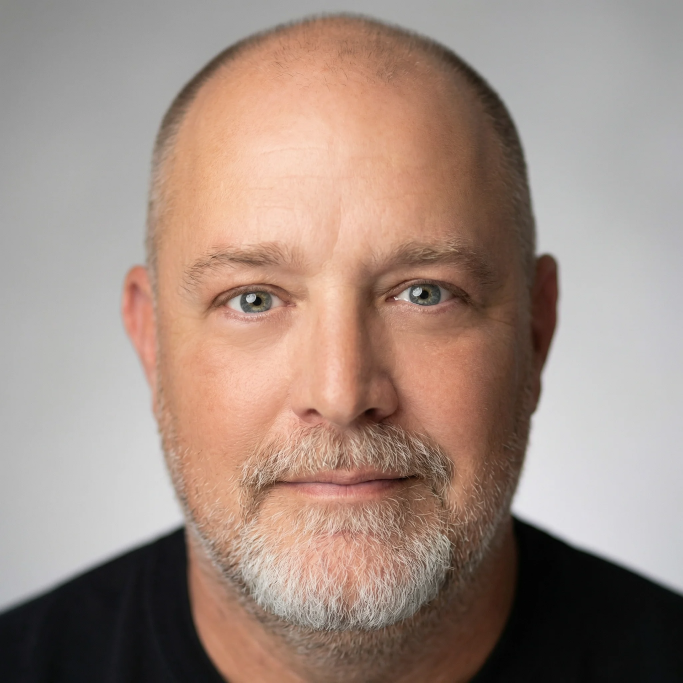
#> input picture public-backup/images/roy_headshot.webp, 2048 x 2048 px, found by its file name (shown at 1/3 size)
$ python crop_headshots.py
#> lines starting #> are read from the running program, lines starting #| are printed output that depends on the picture
#!/usr/bin/env python3
"""
Smart-crop all 6 headshots to centered 800x800 squares, face-centered.
Overwrites originals in-place.

Crop strategy per image (all output 800x800 WebP q=85):
  - Take a square crop centered on the face, including head + shoulders
  - Remove excess blank wall/ceiling above the face
"""

from PIL import Image
import os

IMG_DIR = '/home/ubuntu/cfwforever/public/images'
OUT_SIZE = 800

# Per-image crop boxes (left, upper, right, lower) in original pixel coords
# Chosen to center face+shoulders in a square, cutting excess blank space
crops = {
    # 1440x1920 — face center ~x=720, y=700 (eyes at ~y=600, chin ~y=900)
    # Square: 1440 wide, so take 1440x1440 starting at y=100 to y=1540
    'roy_headshot.webp':     (0,    80,  1440, 1520),

    # 1440x1920 — face center ~x=720, y=600 (eyes ~y=500, chin ~y=800)
    # Take 1440x1440 from y=0 to y=1440
    'patti_headshot.webp':   (0,    0,   1440, 1440),

    # 978x1920 — face center ~x=489, y=800 (eyes ~y=680, chin ~y=1000)
    # Width=978, so square is 978x978. Face is in lower half, start at y=380
    'karigan_headshot.webp': (0,    350, 978,  1328),

    # 1440x1920 — face center ~x=720, y=780 (eyes ~y=660, chin ~y=960)
    # Lots of blank wall above. Take 1440x1440 from y=200
    'david_headshot.webp':   (0,    200, 1440, 1640),

    # 1440x1920 — face very close, fills top ~60%. Eyes ~y=380, chin ~y=700
    # Take 1440x1440 from y=0
    'reid_headshot.webp':    (0,    0,   1440, 1440),

    # 1920x1863 — already near-square, face centered. Eyes ~y=350, chin ~y=700
    # Take 1863x1863 centered: x=(1920-1863)/2=28 to 1891
    'brennan_headshot.webp': (28,   0,   1891, 1863),
}

for fname, box in crops.items():
    path = os.path.join(IMG_DIR, fname)
    img = Image.open(path).convert('RGB')
#> img is the input picture: PIL image 2048x2048 RGB; mean R, G, B 161.2, 140.6, 130.1
    w, h = img.size
#> w = 2048; h = 2048

    # Validate box
    left, upper, right, lower = box
    crop_w = right - left
    crop_h = lower - upper
    print(f'{fname}: {w}x{h} → crop {crop_w}x{crop_h} at ({left},{upper})')
#| roy_headshot.webp: 2048x2048 → crop 1440x1440 at (0,80)

    cropped = img.crop(box)
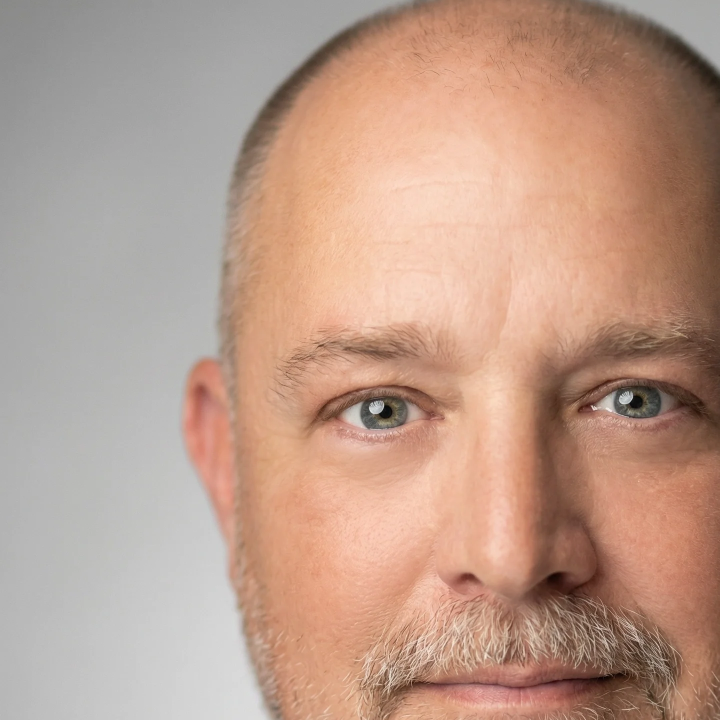
#> cropped: PIL image 1440x1440 RGB (shown at 1/2 size); mean R, G, B 188.2, 156.2, 139.6
    resized = cropped.resize((OUT_SIZE, OUT_SIZE), Image.LANCZOS)
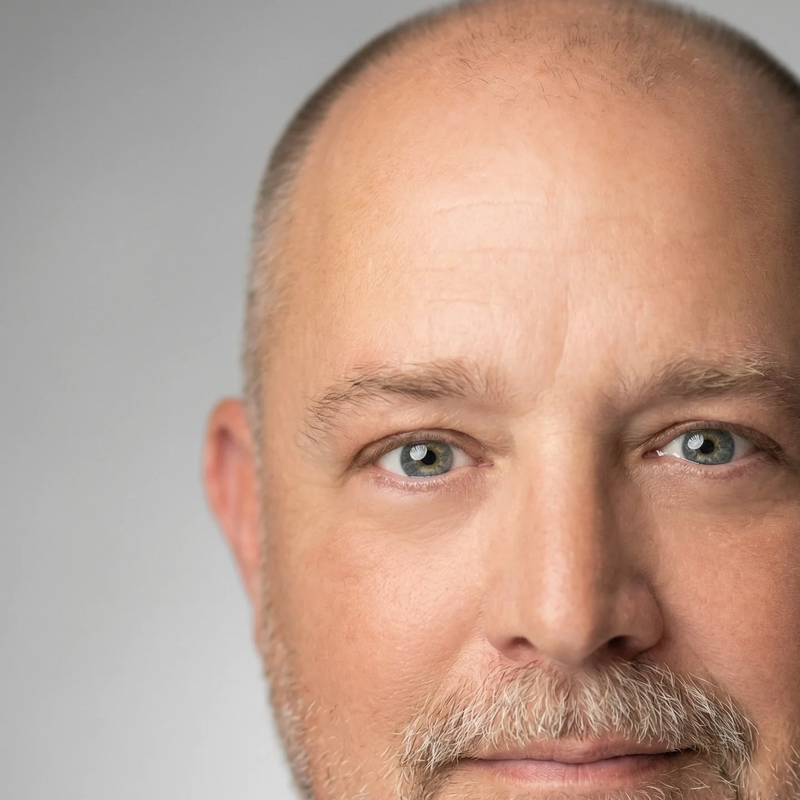
#> resized: PIL image 800x800 RGB; mean R, G, B 188.2, 156.2, 139.6
    resized.save(path, 'WEBP', quality=85)
    print(f'  Saved {OUT_SIZE}x{OUT_SIZE} WebP')
#> pass 2 of the loop `for fname, box in crops.items():`:
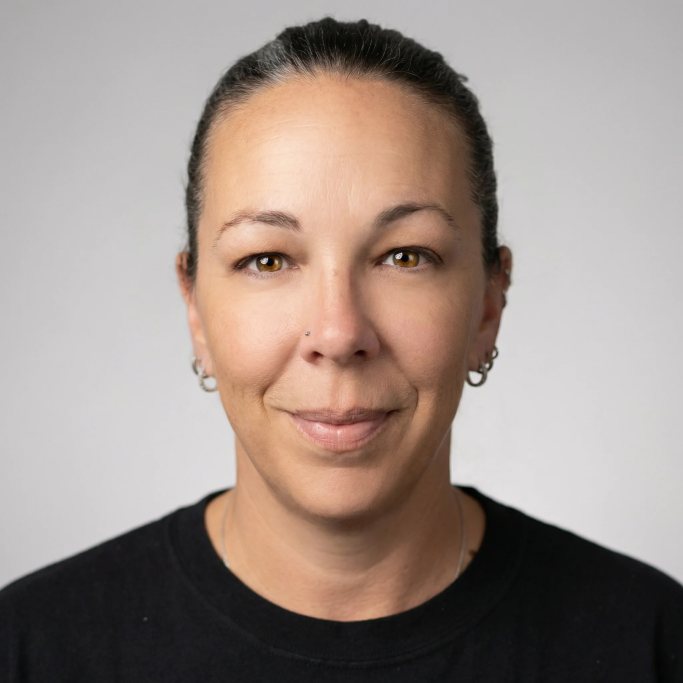
#> input picture public-backup/images/patti_headshot.webp, 2048 x 2048 px, found by its file name (shown at 1/3 size)
#> img is the input picture: PIL image 2048x2048 RGB; mean R, G, B 157.9, 143.7, 136.7
#| patti_headshot.webp: 2048x2048 → crop 1440x1440 at (0,0)
#> `cropped = img.crop(box)`:
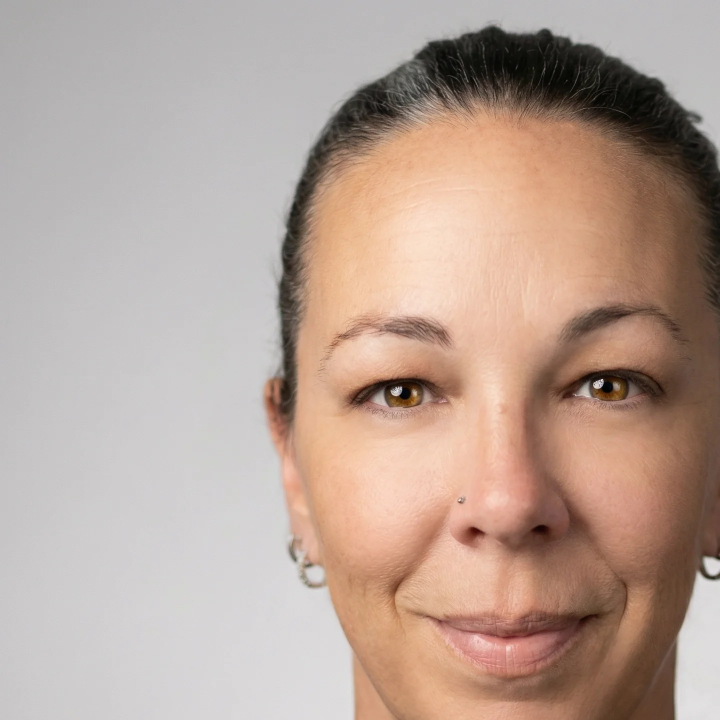
#> cropped: PIL image 1440x1440 RGB (shown at 1/2 size); mean R, G, B 184.2, 162.8, 151.4
#> `resized = cropped.resize((OUT_SIZE, OUT_SIZE), Image.LANCZOS)`:
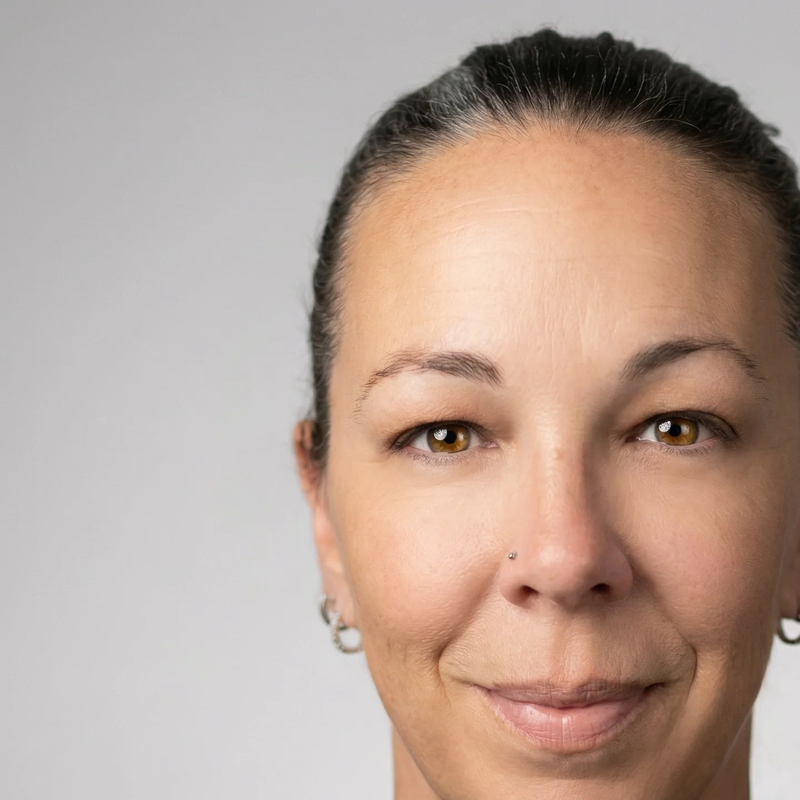
#> resized: PIL image 800x800 RGB; mean R, G, B 184.2, 162.8, 151.4
#> pass 3 of the loop `for fname, box in crops.items():`:
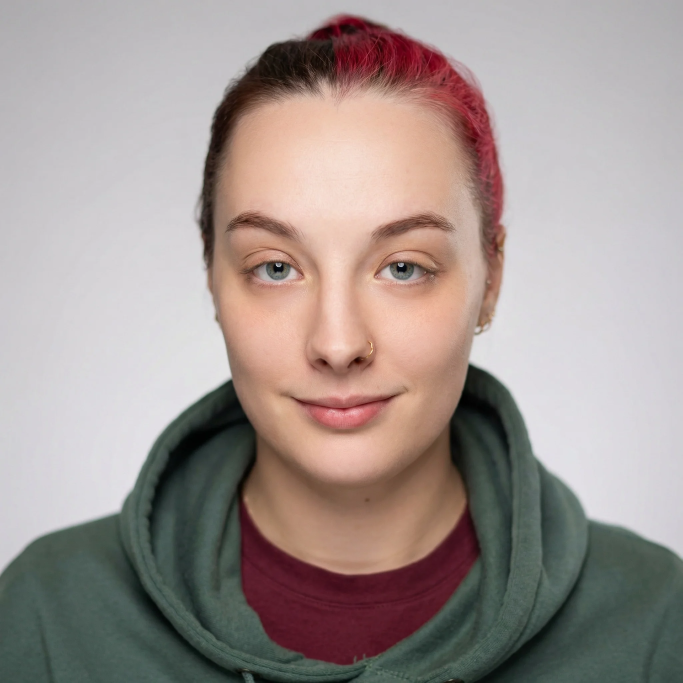
#> input picture public-backup/images/karigan_headshot.webp, 2048 x 2048 px, found by its file name (shown at 1/3 size)
#> img is the input picture: PIL image 2048x2048 RGB; mean R, G, B 160.6, 148.5, 144.6
#| karigan_headshot.webp: 2048x2048 → crop 978x978 at (0,350)
#> `cropped = img.crop(box)`:
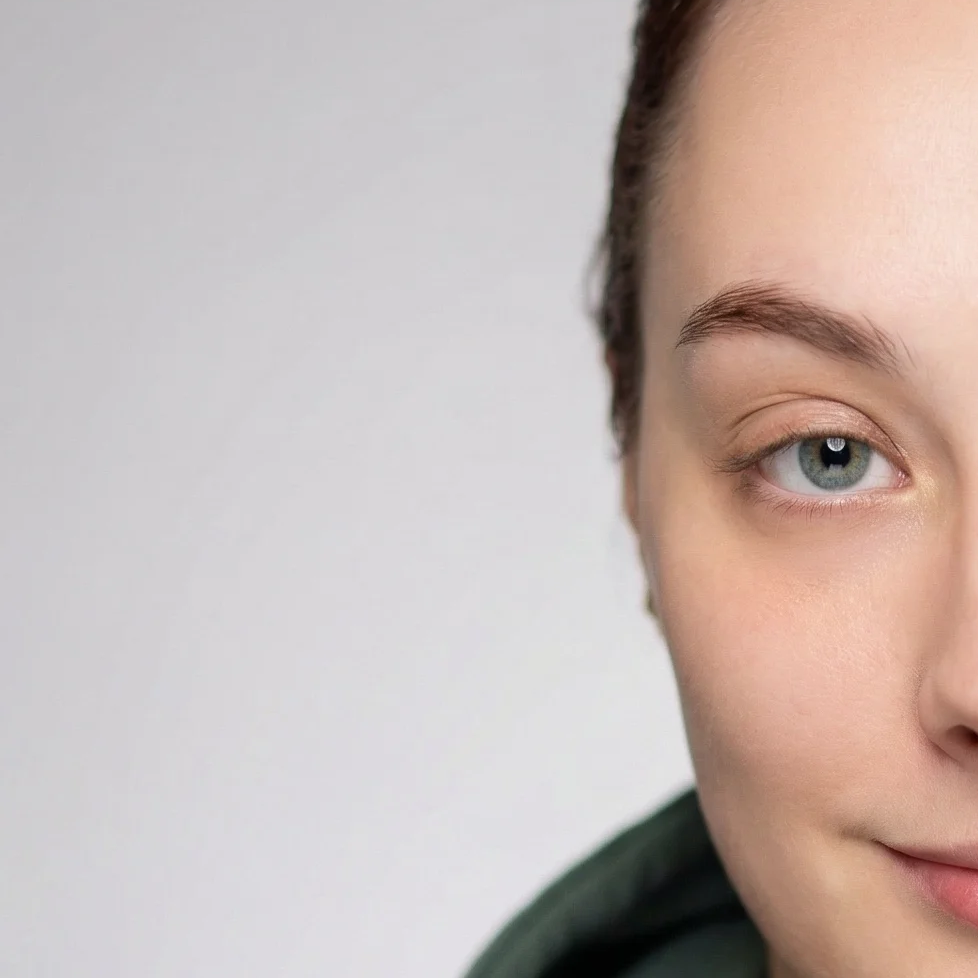
#> cropped: PIL image 978x978 RGB; mean R, G, B 197.9, 183.3, 178.9
#> the loop made 6 passes; the first 3 are shown

print('\nAll headshots cropped and saved.')
